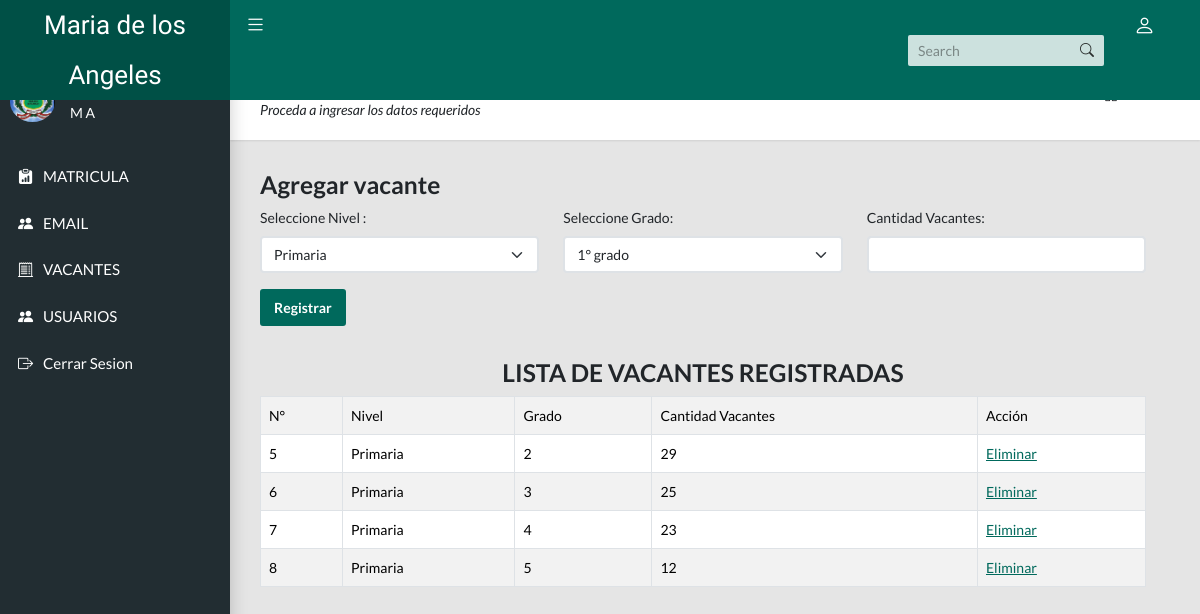
The app's page /administrador/vacantes.php with its own data.
### tables this page shows
CREATE TABLE `vacantes` (
  `id` int(11) NOT NULL,
  `idNivel` int(11) DEFAULT NULL,
  `idGrado` int(11) DEFAULT NULL,
  `vacantesDisponibles` int(11) NOT NULL
);

CREATE TABLE `nivel` (
  `idNivel` int(11) NOT NULL,
  `descripcion` varchar(50) NOT NULL
);

### administrador/models/dbVacantes.php (called while the page is built, shortened)
<?php
$conn = require 'conexion.php';
$query_nivel = "SELECT idNivel, descripcion FROM nivel";
$result_nivel = $conn->query($query_nivel);
$query_grado = "SELECT idGrado, descripcion FROM grado";
$result_grado = $conn->query($query_grado);
$query = "SELECT v.id ,n.descripcion, v.idGrado, v.vacantesDisponibles FROM vacantes v INNER JOIN nivel n on n.idNivel = v.idNivel";
$result = $conn->query($query);
?>

### administrador/vacantes.php (the view)
<?php
require 'includes/header.php';
include 'models/dbvacantes.php';
?>
<main class="app-content">
    <div class="app-title">
        <div>
            <h1><i class="bi bi-speedometer"></i>Bienvenido al formulario de registro de vacantes</h1>
            <p>Proceda a ingresar los datos requeridos</p>
        </div>
        <ul class="app-breadcrumb breadcrumb">
            <li class="breadcrumb-item"><i class="bi bi-house-door fs-6"></i></li>
            <li class="breadcrumb-item"><a href="index.php">Inicio</a></li>
        </ul>
    </div>
    <div class="row mt-3">
        <h3 class="text-left">Agregar vacante</h3>
    </div>
        <div class="row">
            <form method="post" action="models/dbVacantes.php" class="mb-3">
                <div class="row">
                <form method="post" action="models/dbVacantes.php" class="mb-3">
                    <div class="row">
                            <div class="col-md-4">
                                <label for="nivel" class="form-label">Seleccione Nivel :</label>
                                <select name="nivel" class="form-select">
                                    <?php
                                    while ($row = $result_nivel->fetch_assoc()) {
                                        echo "<option value='" . $row["idNivel"] . "'>" . $row["descripcion"] . "</option>";
                                    }
                                    ?>
                                </select>
                            </div>
                            <div class="col-md-4">
                                <label for="grado" class="form-label">Seleccione Grado:</label>
                                <select name="grado" class="form-select">
                                    <?php
                                    while ($row = $result_grado->fetch_assoc()) {
                                        echo "<option value='" . $row["idGrado"] . "'>" . $row["descripcion"] . "</option>";
                                    }
                                    ?>
                                </select>
                            </div>
                            <div class="col-md-4">
                            <label for="nombre" class="form-label">Cantidad Vacantes:</label>
                            <input type="text" name="cantidad" class="form-control">
                        </div>
                    </div>
                    <div class="row mt-3">
                        <div class="col-md-4">
                            <button type="submit" class="btn btn-primary">Registrar</button>
                        </div>
                    </div>
                </form>
            </div>
            <div class="row mt-3">
                <div>
                    <h3 class="text-center">LISTA DE VACANTES REGISTRADAS</h3>
                    <table class="table table-striped table-bordered mt-2">
                        <tr>
                            <td>N°</td>
                            <td>Nivel</td>
                            <td>Grado</td>
                            <td>Cantidad Vacantes </td>
                            <td>Acción</td>
                        </tr>
                        <?php
                        while ($row = $result->fetch_assoc()) {
                            echo "<tr>";
                            echo "<td>" . (isset($row['id']) ? $row['id'] : '') . "</td>";
                            echo "<td>" . (isset($row['descripcion']) ? $row['descripcion'] : '') . "</td>";
                            echo "<td>" . (isset($row['idGrado']) ? $row['idGrado'] : '') . "</td>";
                            echo "<td>" . (isset($row['vacantesDisponibles']) ? $row['vacantesDisponibles'] : '') . "</td>";
                            echo "<td><a href='models/dbeliminar.php?id=" . (isset($row['id']) ? $row['id'] : '') . "'>Eliminar</a></td>";
                            echo "</tr>";
                        }
                        ?>
                    </table>
                </div>
            </div>
        </form>
    </div>
</main>
<?php
require 'includes/footer.php';
?>

### records on screen
vacantes: id "5", idNivel.descripcion "Primaria", idGrado "2", vacantesDisponibles "29"
vacantes: id "6", idNivel.descripcion "Primaria", idGrado "3", vacantesDisponibles "25"
vacantes: id "7", idNivel.descripcion "Primaria", idGrado "4", vacantesDisponibles "23"
vacantes: id "8", idNivel.descripcion "Primaria", idGrado "5", vacantesDisponibles "12"

### other values on screen
form field nivel "Primaria"
form field grado "1° grado"
